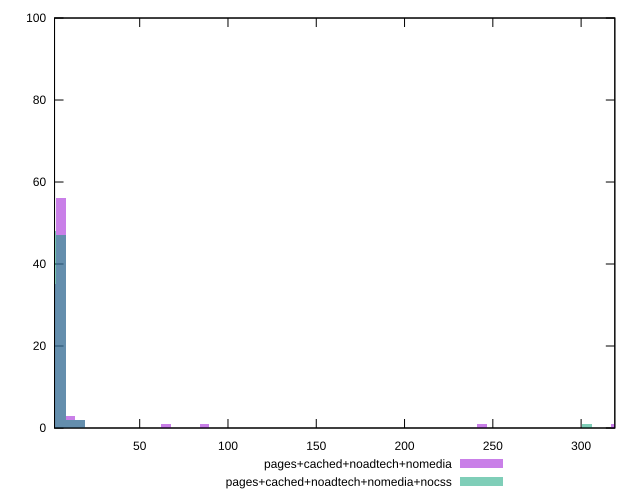

This chart was generated by the following gnuplot code:
reset

$pagesCachedNoadtechNomedia <<EOF
319.70269105401024 1
243.84103554966882 1
5.418689678881529 56
65.02427614657836 1
0 35
16.25606903664459 2
10.837379357763059 3
86.69903486210447 1
EOF

$pagesCachedNoadtechNomediaNocss <<EOF
303.44662201736566 1
5.418689678881529 47
0 48
16.25606903664459 2
10.837379357763059 2
EOF

set key outside below
set boxwidth 5.418689678881529
set xrange [1.7679999999999998:319.0909999999999]
set yrange [0:100]
set trange [0:100]
set style fill transparent solid 0.5 noborder
set terminal svg size 640, 500 enhanced background rgb 'white'
set output "report_00017_2021-02-10T15-08-03.406Z/server-response-time/comparison/histogram/3_vs_4.svg"

plot $pagesCachedNoadtechNomedia title "pages+cached+noadtech+nomedia" with boxes, \
     $pagesCachedNoadtechNomediaNocss title "pages+cached+noadtech+nomedia+nocss" with boxes

reset
